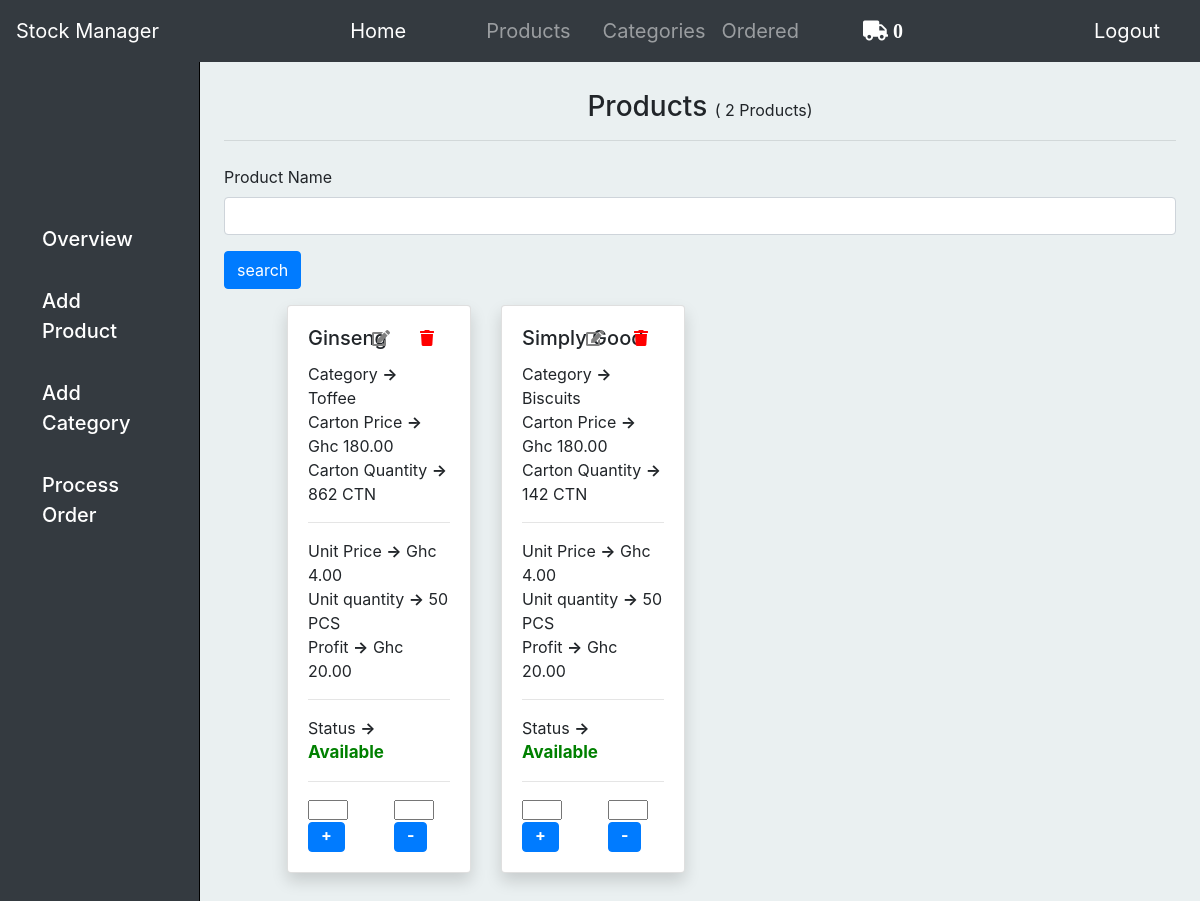
Screenshot of /products/ (signed in) with the database file from the repository.
### base/models.py (models this page shows, shortened)
class Product(models.Model):
    name = models.CharField(max_length=100)
    category = models.ForeignKey(Category, on_delete=models.CASCADE, null=True, blank=True, related_name='products')
    code = models.CharField(max_length=100)
    quantity = models.IntegerField(default=1)
    carton_price = models.DecimalField(decimal_places=2, default=0.00, max_digits=9)
    unit_price = models.DecimalField(decimal_places=2, default=0.00, max_digits=9)
    unit_quantity = models.IntegerField(default=1)
    status = models.CharField(max_length=100, choices=CHOICES, default="Available")
    owner = models.ForeignKey(User, on_delete=models.CASCADE)
    def get_status(self):
        if self.quantity >0:
            return True
        else:
            return False
    def get_profit(self):
        profit = (self.unit_price * self.unit_quantity) - self.carton_price
        return profit

class Category(models.Model):
    name = models.CharField(max_length=100)
    code = models.CharField(max_length=100)
    owner = models.ForeignKey(User, on_delete=models.CASCADE)
    def __str__(self):
        return self.name

### base/views.py (the view)
# urls.py: path('products/',views.product, name="product"),
@login_required
def product(request):
    try:
        products = Product.objects.filter(owner=request.user)
        noc = len(products)
        productfilter = ProductFilter(request.GET, queryset=products)
        products = productfilter.qs
    except Exception:
        products =""
        noc=""
        productfilter = ''
    context = {
        'noc':noc,
        'products':products,
        'productfilter':productfilter
    }
    return render(request, "base/products_page.html", context)

### base/templatetags/cart_template_tags.py (called while the page is built)
@register.filter
def cart_item_count(user):
    if user.is_authenticated:
        qs = Order.objects.filter(user=user, ordered=False)
        if qs.exists():
            return qs[0].items.count()
    return 0

### base/templates/base/products_page.html (shortened to what this page needs)
{% extends 'base/layout.html' %}
{% load static %}
{% load crispy_forms_tags %}
{% block main %}
	<h3 class="h3_head">Products <small>( {{noc}} Products)</small></h3>
	<hr>
		<form id="searchForm" method="GET" class="mt-4">
			{{productfilter.form|crispy}}
			<input class="btn btn-primary mb-2" type="submit" value="search">
		</form>
		<div class="row ml-5 mr-5 mt-2">
			{% for product in products %}
			<div class="col-sm-6 col-xs-6 col-md-3 ">
				<div class="card shadow proddiv">
				<div class="card-body">
					<h5 class="card-title">{{product.name}}</h5>
					<small>Category <span style="font-weight: bolder;">-></span> {{product.category}}</small><br>
					<small class="card-text">Carton Price <span style="font-weight: bolder;">-></span> Ghc {{product.carton_price}}</small><br>
					<small class="card-text">Carton Quantity <span style="font-weight: bolder;">-></span> {{product.quantity}} CTN</small><br>
					<hr>
					<small class="card-text">Unit Price <span style="font-weight: bolder;">-></span> Ghc {{product.unit_price}}</small><br>
					<small class="card-text">Unit quantity <span style="font-weight: bolder;">-></span> {{product.unit_quantity}} PCS</small><br>
					<small class="card-text">Profit <span style="font-weight: bolder;">-></span> Ghc {{product.get_profit}}</small>
					<hr>
					<small class="card-text">Status
					{% if product.get_status %}
						<span style="font-weight: bolder; ">-></span> <span style="color: green; font-weight: bolder; font-size: 17px;">Available</span></small><br>
					{% else %}
					<span style="font-weight: bolder; ">-></span> <span style="color: red; font-weight: bolder; font-size: 17px;">Not Available</span></small><br>
					{% endif %}
					<hr>
					<div class="row">
						<form method="POST" action="{% url 'addquan' product.id %}" class="col">
							<input type="text" name="add" style="width: 40px; height: 20px;"> <button type="submit" class="btn btn-primary pb-1 pt-0 mr-2" style="font-weight: bolder;">+</button>
						</form>
						<form method="POST" action="{% url 'subquan' product.id %}" class="col">
							<input type="text" name="sub" style="width: 40px; height: 20px;">  <button class="btn btn-primary pb-1 pt-0" style="font-weight: bolder;">-</button>
						</form>
					</div>
					<div class="prodicon mr-5">
						<a href="{% url 'editproduct' product.id %}"><i class="fas fa-edit" style="color: grey;"></i></a>
					</div>
					<div class="prodicon">
						<a href="{% url 'prodconfirm' product.id %}"><i class="fas fa-trash" style="color: red;"></i></a>
					</div>
				</div>
				</div>
			</div>
			{% endfor %}
		</div>
{% endblock main %}

### base/templates/base/layout.html (shortened to what this page needs)
{% load static %}
{% load cart_template_tags %}
<!DOCTYPE html>
<html>
<head>
    <link rel="stylesheet" href="https://stackpath.bootstrapcdn.com/bootstrap/4.5.2/css/bootstrap.min.css">
    <link rel="stylesheet" type="text/css" href="{% static 'css/style.css' %}">
    <link rel="stylesheet" href="https://use.fontawesome.com/releases/v5.7.0/css/all.css">
</head>
<body style="background-color: #EAF0F1">
    <nav class="navbar navbar-expand-lg navbar-dark bg-dark fixed-top">
    <a class="navbar-brand" href="#">Stock Manager</a>
    <div class="collapse navbar-collapse" id="navbarSupportedContent">
        <ul class="navbar-nav ml-auto mr-auto">
        <li class="nav-item active mr-5">
            <a class="nav-link " href="{% url 'home' %}">Home <span class="sr-only">(current)</span></a>
        </li>
        <li class="nav-item ml-3">
            <a class="nav-link" href="{% url 'product' %}">Products</a>
        </li>
        <li class="nav-item ml-3">
            <a class="nav-link" href="{% url 'category' %}">Categories</a>
        </li>
        <li class="nav-item">
            <a class="nav-link" href="{% url 'orders' %}">Ordered</a>
        </li>
        <li class="nav-item">
            <a class="nav-link" href="{% url 'list' %}"><i class="fas fa-truck ml-5" style="color: white;;">  {{ request.user|cart_item_count }}</i></a>
        </li>
        </ul>
        {% if user.is_authenticated %}
        <a class="nav-link mr-2" href="{% url 'logout' %}">Logout</a>
        {% else %}
        <a class="nav-link mr-2" href="{% url 'login' %}">Login</a>
        {% endif %}
    </div>
    </nav>
    <div class="container-fluid">
    	<div class="row">
    		<div class="col-md-2 bg-dark d-none d-md-block sidebar">
    			<div class="sidebar-left">
    				<ul class="nav flex-column sidebar-nav">
                        <li class="nav-item  mt-3 mr-4 ml-3">
                            <div class="side_nav_div">
                            	<a class="nav-link active" href="{% url 'home' %}">
                               	Overview
                            </a>
                            </div>
                        </li>
                        <li class="nav-item  mt-3 mr-4 ml-3">
                            <div class="side_nav_div">
                            	<a class="nav-link active" href="{% url 'addprod' %}">
                               	Add Product
                            </a>
                            </div >
                        </li>
                        <li class="nav-item  mt-3 mr-4 ml-3">
                            <div class="side_nav_div">
                            	<a class="nav-link active" href="{% url 'addcat' %}">
                               	Add Category
                            </a>
                            </div >
                        </li>
                        <li class="nav-item  mt-3 mr-4 ml-3">
                            <div class="side_nav_div">
                            	<a class="nav-link active" href="#">
                               	Process Order
                            </a>
                            </div>
                        </li>
                    </ul>
    			</div>
    		</div>
    		<main role="main" class="col-md-9 ml-sm-auto col-lg-10 px-4">
    			{% block main %}
                {% endblock main %}
    		</main>
    	</div>
    </div>
</body>
</html>

### base/static/css/style.css (style rules this page uses)
.sidebar { position: fixed; top: 0; bottom: 0; z-index: 100; padding: 200px 0 0 10px; border-right: 1px solid black; }
.sidebar-left { position: sticky; top: 0; height: calc(100vh-70px); }
.sidebar-nav li .nav-link { color: white; font-weight: 500; font-size: 20px; }
nav { font-size: 20px; }
main { padding-top: 90px; }
main .card { margin-bottom: 40px; }
a { color: white; }
.h3_head { text-align: center; }
.proddiv { position: relative; }
.prodicon { position: absolute; width: 20px; height: 20px; right: 30px; top: 20px; }
small { font-size: 16px; }

### rows the page displays
Product: name "Ginseng", category "Toffee", carton_price "180.00", quantity "862", unit_price "4.00", unit_quantity "50", get_profit "20.00", shows "Available"
Product: name "Simply Good", category "Biscuits", carton_price "180.00", quantity "142", unit_price "4.00", unit_quantity "50", get_profit "20.00", shows "Available"

### other values shown
{{ request.user|cart_item_count }} "0"
{{ noc }} "2"
